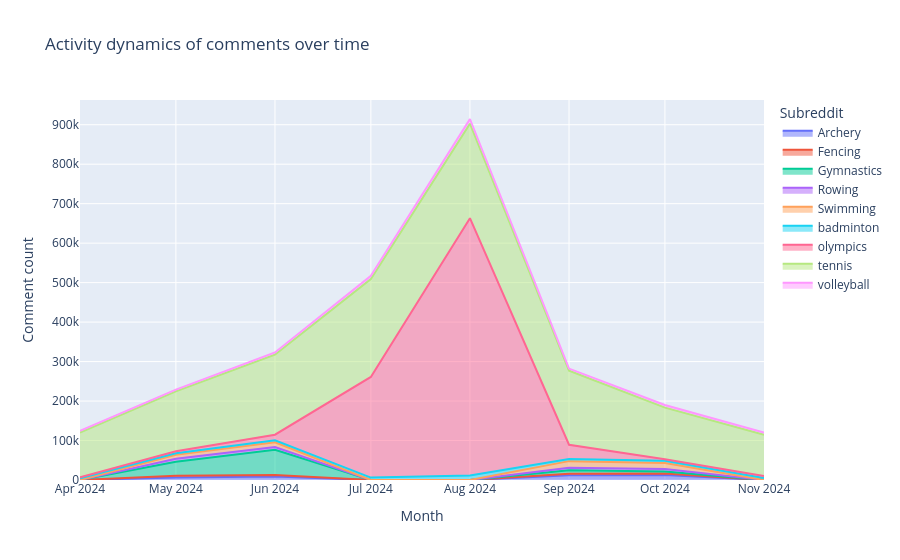

Write notebook code for a chart like this one.
### Code cell
import pandas as pd
import plotly.express as px

# Перетворюємо дати та створюємо стовпчик місяця
df_comments['date'] = pd.to_datetime(df_comments['created_utc'], unit='s', errors='coerce')
df_comments['month'] = df_comments['date'].dt.to_period('M').astype(str)

# Групуємо дані 
df_comments_grouped = (
    df_comments.groupby(['month', 'subreddit'])
    .size()
    .unstack(fill_value=0)
    .stack()
    .reset_index(name='comment_count')
)

# Сортуємо за місяцем
df_comments_grouped = df_comments_grouped.sort_values('month')

# Будуємо інтерактивний графік 
fig_comments = px.area(
    df_comments_grouped, 
    x='month', 
    y='comment_count', 
    color='subreddit',
    title='Activity dynamics of comments over time',
    labels={
        'month': 'Month', 
        'comment_count': 'Comment count', 
        'subreddit': 'Subreddit'
    }
)

fig_comments.update_layout(
    xaxis_title="Month",
    yaxis_title="Comment count",
    hovermode="x unified"
)

fig_comments.show()

### Figure 1 — Plotly figure (JSON) as saved in the notebook; plotly's stock layout.template omitted (floating-point values rounded to 4 significant figures)
{"data": [{"fillpattern": {"shape": ""}, "hovertemplate": "Subreddit=Archery<br>Month=%{x}<br>Comment count=%{y}<extra></extra>", "legendgroup": "Archery", "line": {"color": "#636efa"}, "marker": {"symbol": "circle"}, "mode": "lines", "name": "Archery", "orientation": "v", "showlegend": true, "stackgroup": "1", "type": "scatter", "x": ["2024-04", "2024-05", "2024-06", "2024-07", "2024-08", "2024-09", "2024-10", "2024-11"], "xaxis": "x", "y": [0, 6554, 8683, 0, 0, 11785, 12442, 0], "yaxis": "y"}, {"fillpattern": {"shape": ""}, "hovertemplate": "Subreddit=Fencing<br>Month=%{x}<br>Comment count=%{y}<extra></extra>", "legendgroup": "Fencing", "line": {"color": "#EF553B"}, "marker": {"symbol": "circle"}, "mode": "lines", "name": "Fencing", "orientation": "v", "showlegend": true, "stackgroup": "1", "type": "scatter", "x": ["2024-04", "2024-05", "2024-06", "2024-07", "2024-08", "2024-09", "2024-10", "2024-11"], "xaxis": "x", "y": [0, 4116, 4064, 0, 0, 4104, 3735, 0], "yaxis": "y"}, {"fillpattern": {"shape": ""}, "hovertemplate": "Subreddit=Gymnastics<br>Month=%{x}<br>Comment count=%{y}<extra></extra>", "legendgroup": "Gymnastics", "line": {"color": "#00cc96"}, "marker": {"symbol": "circle"}, "mode": "lines", "name": "Gymnastics", "orientation": "v", "showlegend": true, "stackgroup": "1", "type": "scatter", "x": ["2024-04", "2024-05", "2024-06", "2024-07", "2024-08", "2024-09", "2024-10", "2024-11"], "xaxis": "x", "y": [0, 35535, 63869, 0, 0, 8876, 5188, 0], "yaxis": "y"}, {"fillpattern": {"shape": ""}, "hovertemplate": "Subreddit=Rowing<br>Month=%{x}<br>Comment count=%{y}<extra></extra>", "legendgroup": "Rowing", "line": {"color": "#ab63fa"}, "marker": {"symbol": "circle"}, "mode": "lines", "name": "Rowing", "orientation": "v", "showlegend": true, "stackgroup": "1", "type": "scatter", "x": ["2024-04", "2024-05", "2024-06", "2024-07", "2024-08", "2024-09", "2024-10", "2024-11"], "xaxis": "x", "y": [0, 7728, 6920, 0, 0, 6326, 6717, 0], "yaxis": "y"}, {"fillpattern": {"shape": ""}, "hovertemplate": "Subreddit=Swimming<br>Month=%{x}<br>Comment count=%{y}<extra></extra>", "legendgroup": "Swimming", "line": {"color": "#FFA15A"}, "marker": {"symbol": "circle"}, "mode": "lines", "name": "Swimming", "orientation": "v", "showlegend": true, "stackgroup": "1", "type": "scatter", "x": ["2024-04", "2024-05", "2024-06", "2024-07", "2024-08", "2024-09", "2024-10", "2024-11"], "xaxis": "x", "y": [0, 9747, 12164, 0, 0, 16697, 15192, 0], "yaxis": "y"}, {"fillpattern": {"shape": ""}, "hovertemplate": "Subreddit=badminton<br>Month=%{x}<br>Comment count=%{y}<extra></extra>", "legendgroup": "badminton", "line": {"color": "#19d3f3"}, "marker": {"symbol": "circle"}, "mode": "lines", "name": "badminton", "orientation": "v", "showlegend": true, "stackgroup": "1", "type": "scatter", "x": ["2024-04", "2024-05", "2024-06", "2024-07", "2024-08", "2024-09", "2024-10", "2024-11"], "xaxis": "x", "y": [4101, 4179, 4832, 6059, 11687, 5290, 5260, 5103], "yaxis": "y"}, {"fillpattern": {"shape": ""}, "hovertemplate": "Subreddit=olympics<br>Month=%{x}<br>Comment count=%{y}<extra></extra>", "legendgroup": "olympics", "line": {"color": "#FF6692"}, "marker": {"symbol": "circle"}, "mode": "lines", "name": "olympics", "orientation": "v", "showlegend": true, "stackgroup": "1", "type": "scatter", "x": ["2024-04", "2024-05", "2024-06", "2024-07", "2024-08", "2024-09", "2024-10", "2024-11"], "xaxis": "x", "y": [2478, 4957, 14205, 255031, 651606, 36249, 3836, 5193], "yaxis": "y"}, {"fillpattern": {"shape": ""}, "hovertemplate": "Subreddit=tennis<br>Month=%{x}<br>Comment count=%{y}<extra></extra>", "legendgroup": "tennis", "line": {"color": "#B6E880"}, "marker": {"symbol": "circle"}, "mode": "lines", "name": "tennis", "orientation": "v", "showlegend": true, "stackgroup": "1", "type": "scatter", "x": ["2024-04", "2024-05", "2024-06", "2024-07", "2024-08", "2024-09", "2024-10", "2024-11"], "xaxis": "x", "y": [113370, 151586, 202641, 248186, 239346, 187367, 130850, 104463], "yaxis": "y"}, {"fillpattern": {"shape": ""}, "hovertemplate": "Subreddit=volleyball<br>Month=%{x}<br>Comment count=%{y}<extra></extra>", "legendgroup": "volleyball", "line": {"color": "#FF97FF"}, "marker": {"symbol": "circle"}, "mode": "lines", "name": "volleyball", "orientation": "v", "showlegend": true, "stackgroup": "1", "type": "scatter", "x": ["2024-04", "2024-05", "2024-06", "2024-07", "2024-08", "2024-09", "2024-10", "2024-11"], "xaxis": "x", "y": [4500, 4430, 5708, 8060, 11845, 5588, 6688, 5540], "yaxis": "y"}], "layout": {"hovermode": "x unified", "legend": {"title": {"text": "Subreddit"}, "tracegroupgap": 0}, "title": {"text": "Activity dynamics of comments over time"}, "xaxis": {"anchor": "y", "domain": [0, 1], "title": {"text": "Month"}}, "yaxis": {"anchor": "x", "domain": [0, 1], "title": {"text": "Comment count"}}}}
